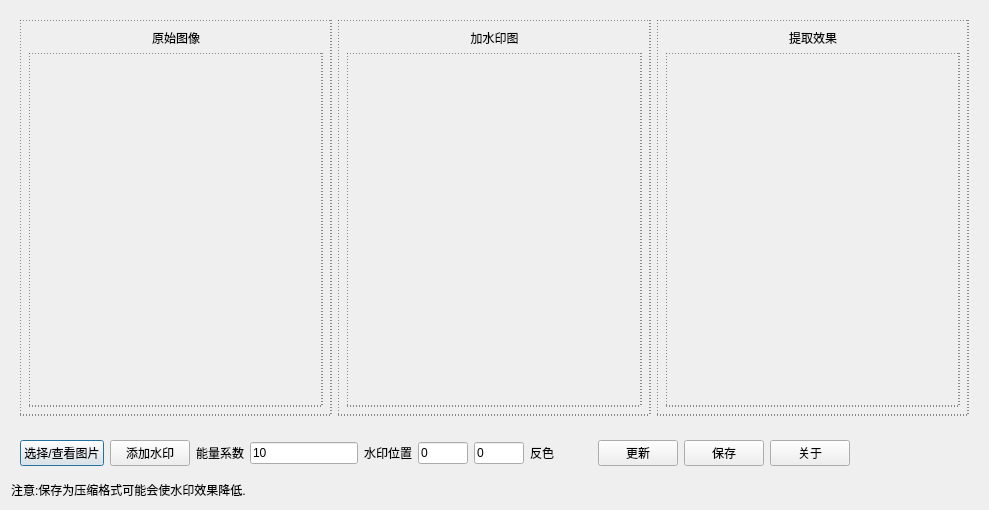
<?xml version="1.0" encoding="UTF-8"?>
<ui version="4.0">
 <class>Dialog</class>
 <widget class="QDialog" name="Dialog">
  <property name="geometry">
   <rect>
    <x>0</x>
    <y>0</y>
    <width>989</width>
    <height>510</height>
   </rect>
  </property>
  <property name="windowTitle">
   <string>X隐形数字水印工具</string>
  </property>
  <layout class="QVBoxLayout" name="verticalLayout">
   <item>
    <widget class="QWidget" name="widget_7" native="true">
     <layout class="QHBoxLayout" name="horizontalLayout">
      <item>
       <widget class="QWidget" name="l1" native="true">
        <property name="styleSheet">
         <string notr="true">#l1{border:1px dashed #242424;}</string>
        </property>
        <layout class="QVBoxLayout" name="verticalLayout_2" stretch="0,1">
         <item>
          <widget class="QLabel" name="label">
           <property name="text">
            <string>原始图像</string>
           </property>
           <property name="alignment">
            <set>Qt::AlignCenter</set>
           </property>
          </widget>
         </item>
         <item>
          <widget class="QWidget" name="widgetori" native="true">
           <property name="styleSheet">
            <string notr="true">#widgetori{border:1px dashed #242424;}</string>
           </property>
          </widget>
         </item>
        </layout>
       </widget>
      </item>
      <item>
       <widget class="QWidget" name="l2" native="true">
        <property name="styleSheet">
         <string notr="true">#l2{border:1px dashed #242424;}</string>
        </property>
        <layout class="QVBoxLayout" name="verticalLayout_3" stretch="0,1">
         <item>
          <widget class="QLabel" name="label_2">
           <property name="text">
            <string>加水印图</string>
           </property>
           <property name="alignment">
            <set>Qt::AlignCenter</set>
           </property>
          </widget>
         </item>
         <item>
          <widget class="QWidget" name="widgetdon" native="true">
           <property name="styleSheet">
            <string notr="true">#widgetdon{border:1px dashed #242424;}</string>
           </property>
          </widget>
         </item>
        </layout>
       </widget>
      </item>
      <item>
       <widget class="QWidget" name="l3" native="true">
        <property name="styleSheet">
         <string notr="true">#l3{border:1px dashed #242424;}</string>
        </property>
        <layout class="QVBoxLayout" name="verticalLayout_4" stretch="0,1">
         <item>
          <widget class="QLabel" name="label_3">
           <property name="text">
            <string>提取效果</string>
           </property>
           <property name="alignment">
            <set>Qt::AlignCenter</set>
           </property>
          </widget>
         </item>
         <item>
          <widget class="QWidget" name="extwid" native="true">
           <property name="styleSheet">
            <string notr="true">#extwid{border:1px dashed #242424;}</string>
           </property>
          </widget>
         </item>
        </layout>
       </widget>
      </item>
     </layout>
    </widget>
   </item>
   <item>
    <widget class="QWidget" name="widget_4" native="true">
     <layout class="QHBoxLayout" name="horizontalLayout_2" stretch="0,0,0,0,0,0,0,0,0,0,0,0,1">
      <item>
       <widget class="QPushButton" name="btnOk">
        <property name="text">
         <string>选择/查看图片</string>
        </property>
       </widget>
      </item>
      <item>
       <widget class="QPushButton" name="btnAdd">
        <property name="text">
         <string>添加水印</string>
        </property>
       </widget>
      </item>
      <item>
       <widget class="QLabel" name="label_4">
        <property name="text">
         <string>能量系数</string>
        </property>
       </widget>
      </item>
      <item>
       <widget class="QLineEdit" name="precent">
        <property name="text">
         <string>10</string>
        </property>
       </widget>
      </item>
      <item>
       <widget class="QLabel" name="label_5">
        <property name="text">
         <string>水印位置</string>
        </property>
       </widget>
      </item>
      <item>
       <widget class="QLineEdit" name="xcoord">
        <property name="maximumSize">
         <size>
          <width>50</width>
          <height>16777215</height>
         </size>
        </property>
        <property name="text">
         <string>0</string>
        </property>
       </widget>
      </item>
      <item>
       <widget class="QLineEdit" name="ycoord">
        <property name="minimumSize">
         <size>
          <width>50</width>
          <height>0</height>
         </size>
        </property>
        <property name="maximumSize">
         <size>
          <width>50</width>
          <height>16777215</height>
         </size>
        </property>
        <property name="text">
         <string>0</string>
        </property>
       </widget>
      </item>
      <item>
       <widget class="QLabel" name="label_6">
        <property name="text">
         <string>反色</string>
        </property>
       </widget>
      </item>
      <item>
       <widget class="QWidget" name="ivw" native="true">
        <property name="minimumSize">
         <size>
          <width>32</width>
          <height>0</height>
         </size>
        </property>
        <property name="maximumSize">
         <size>
          <width>32</width>
          <height>16777215</height>
         </size>
        </property>
       </widget>
      </item>
      <item>
       <widget class="QPushButton" name="btnref">
        <property name="text">
         <string>更新</string>
        </property>
       </widget>
      </item>
      <item>
       <widget class="QPushButton" name="btnSave">
        <property name="text">
         <string>保存</string>
        </property>
       </widget>
      </item>
      <item>
       <widget class="QPushButton" name="btnAbout">
        <property name="text">
         <string>关于</string>
        </property>
       </widget>
      </item>
      <item>
       <widget class="QWidget" name="widget_5" native="true"/>
      </item>
     </layout>
    </widget>
   </item>
   <item>
    <widget class="QLabel" name="label_7">
     <property name="text">
      <string>注意:保存为压缩格式可能会使水印效果降低.</string>
     </property>
    </widget>
   </item>
  </layout>
 </widget>
 <resources/>
 <connections/>
</ui>
